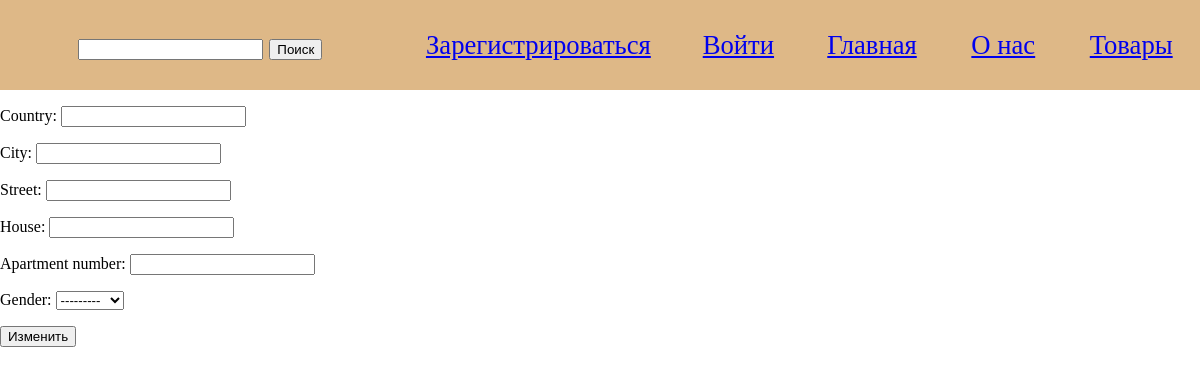
Before: /account/profile/1/edit/ with the older database file.
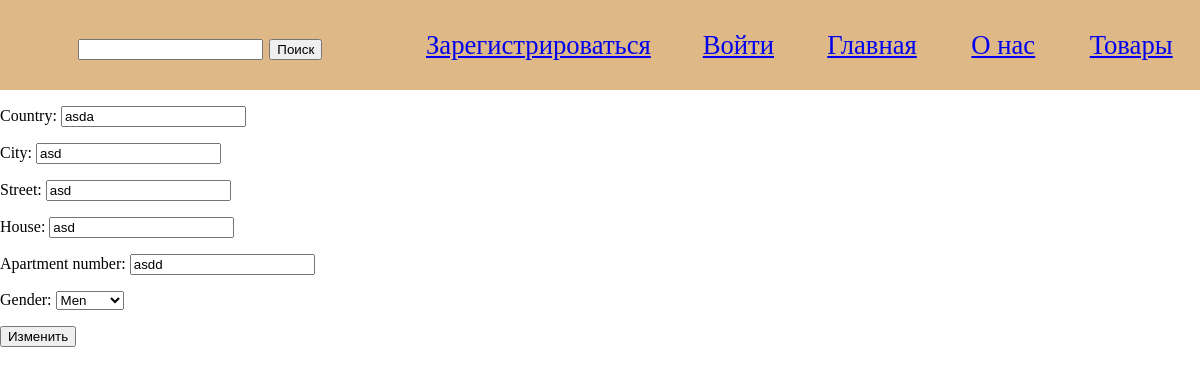
After: the same page with the newer database file.
### account/models/profile.py (models this page shows, shortened)
class Profile(models.Model):
    user = models.OneToOneField(User, on_delete=models.CASCADE)
    gender = models.CharField(choices=Gender, blank=True, max_length=20)
    country = models.CharField(max_length=100, blank=True)
    city = models.CharField(max_length=100, blank=True)
    street = models.CharField(max_length=100, blank=True)
    house = models.CharField(max_length=100, blank=True)
    apartment_number = models.CharField(max_length=100, blank=True)

### account/views.py (the view)
# urls.py: path('profile/<int:pk>/edit/', profile_edit.as_view(), name='editProfile'),
class profile_edit(UpdateView):
    model = Profile
    template_name='editProfile.html'
    fields = ['country', 'city', 'street', 'house', 'apartment_number', 'gender']

### templates/editProfile.html (shortened to what this page needs)
{% extends "base.html" %}
{% block content %}
    <form method="POST">
        {{ form.as_p }}
        <button type="submit">Изменить</button>
    </form>
{% endblock  %}

Changed rows visible on the page:
changed Profile: country (not shown) → "asda"; city (not shown) → "asd"; street (not shown) → "asd"; house (not shown) → "asd"; apartment_number (not shown) → "asdd"; gender "---------" → "Men"
